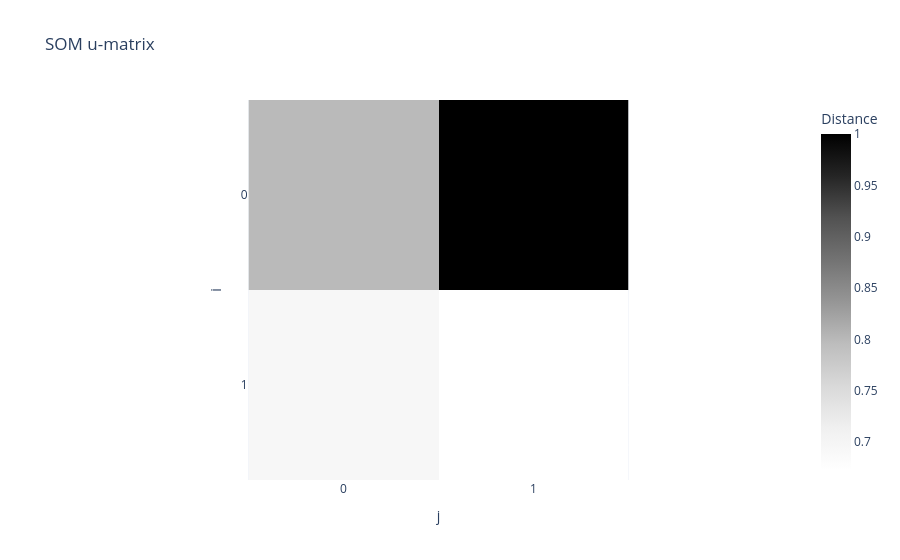

The code cell stored with this chart in its notebook:
### Code cell
u_matrix_plot = kairo.plot_som_u_matrix(som)
u_matrix_plot.show()

### Figure 1 — Plotly figure (JSON) as saved in the notebook; plotly's stock layout.template omitted (floating-point values rounded to 4 significant figures)
{"data": [{"coloraxis": "coloraxis", "hovertemplate": "j: %{x}<br>i: %{y}<br>Distance: %{z}<extra></extra>", "name": "0", "type": "heatmap", "xaxis": "x", "yaxis": "y", "z": [[0.799, 1.0], [0.6932, 0.6728]]}], "layout": {"coloraxis": {"colorbar": {"title": {"text": "Distance"}}, "colorscale": [[0, "rgb(255,255,255)"], [0.125, "rgb(240,240,240)"], [0.25, "rgb(217,217,217)"], [0.375, "rgb(189,189,189)"], [0.5, "rgb(150,150,150)"], [0.625, "rgb(115,115,115)"], [0.75, "rgb(82,82,82)"], [0.875, "rgb(37,37,37)"], [1, "rgb(0,0,0)"]]}, "title": {"text": "SOM u-matrix"}, "xaxis": {"anchor": "y", "constrain": "domain", "domain": [0, 1], "dtick": 1, "scaleanchor": "y", "title": {"text": "j"}}, "yaxis": {"anchor": "x", "autorange": "reversed", "constrain": "domain", "domain": [0, 1], "dtick": 1, "title": {"text": "i"}}}}
